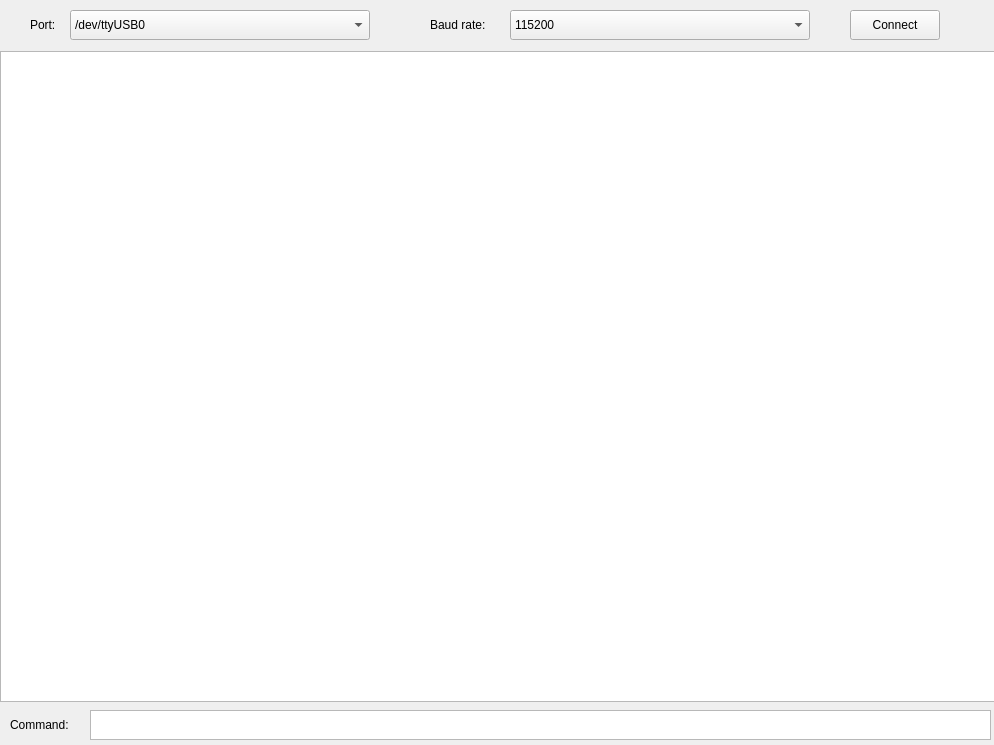
<?xml version="1.0" encoding="UTF-8"?>
<ui version="4.0">
 <class>MainWindow</class>
 <widget class="QWidget" name="MainWindow">
  <property name="geometry">
   <rect>
    <x>0</x>
    <y>0</y>
    <width>994</width>
    <height>745</height>
   </rect>
  </property>
  <property name="windowTitle">
   <string>Form</string>
  </property>
  <widget class="QTextBrowser" name="textBrowser">
   <property name="geometry">
    <rect>
     <x>0</x>
     <y>51</y>
     <width>1001</width>
     <height>651</height>
    </rect>
   </property>
  </widget>
  <widget class="QPushButton" name="pushButton">
   <property name="geometry">
    <rect>
     <x>850</x>
     <y>10</y>
     <width>90</width>
     <height>30</height>
    </rect>
   </property>
   <property name="text">
    <string>Connect</string>
   </property>
  </widget>
  <widget class="QLabel" name="label">
   <property name="geometry">
    <rect>
     <x>30</x>
     <y>10</y>
     <width>40</width>
     <height>30</height>
    </rect>
   </property>
   <property name="text">
    <string>Port:</string>
   </property>
  </widget>
  <widget class="QLabel" name="label_2">
   <property name="geometry">
    <rect>
     <x>430</x>
     <y>10</y>
     <width>81</width>
     <height>30</height>
    </rect>
   </property>
   <property name="text">
    <string>Baud rate:</string>
   </property>
  </widget>
  <widget class="QTextEdit" name="textEdit_3">
   <property name="geometry">
    <rect>
     <x>90</x>
     <y>710</y>
     <width>901</width>
     <height>30</height>
    </rect>
   </property>
  </widget>
  <widget class="QLabel" name="label_3">
   <property name="geometry">
    <rect>
     <x>10</x>
     <y>710</y>
     <width>81</width>
     <height>30</height>
    </rect>
   </property>
   <property name="text">
    <string>Command:</string>
   </property>
  </widget>
  <widget class="QComboBox" name="comboBox">
   <property name="geometry">
    <rect>
     <x>70</x>
     <y>10</y>
     <width>300</width>
     <height>30</height>
    </rect>
   </property>
   <item>
    <property name="text">
     <string>/dev/ttyUSB0</string>
    </property>
   </item>
   <item>
    <property name="text">
     <string>/dev/ttyUSB1</string>
    </property>
   </item>
  </widget>
  <widget class="QComboBox" name="comboBox_2">
   <property name="geometry">
    <rect>
     <x>510</x>
     <y>10</y>
     <width>300</width>
     <height>30</height>
    </rect>
   </property>
   <item>
    <property name="text">
     <string>115200</string>
    </property>
   </item>
   <item>
    <property name="text">
     <string>57600</string>
    </property>
   </item>
   <item>
    <property name="text">
     <string>19200</string>
    </property>
   </item>
  </widget>
 </widget>
 <resources/>
 <connections/>
</ui>
